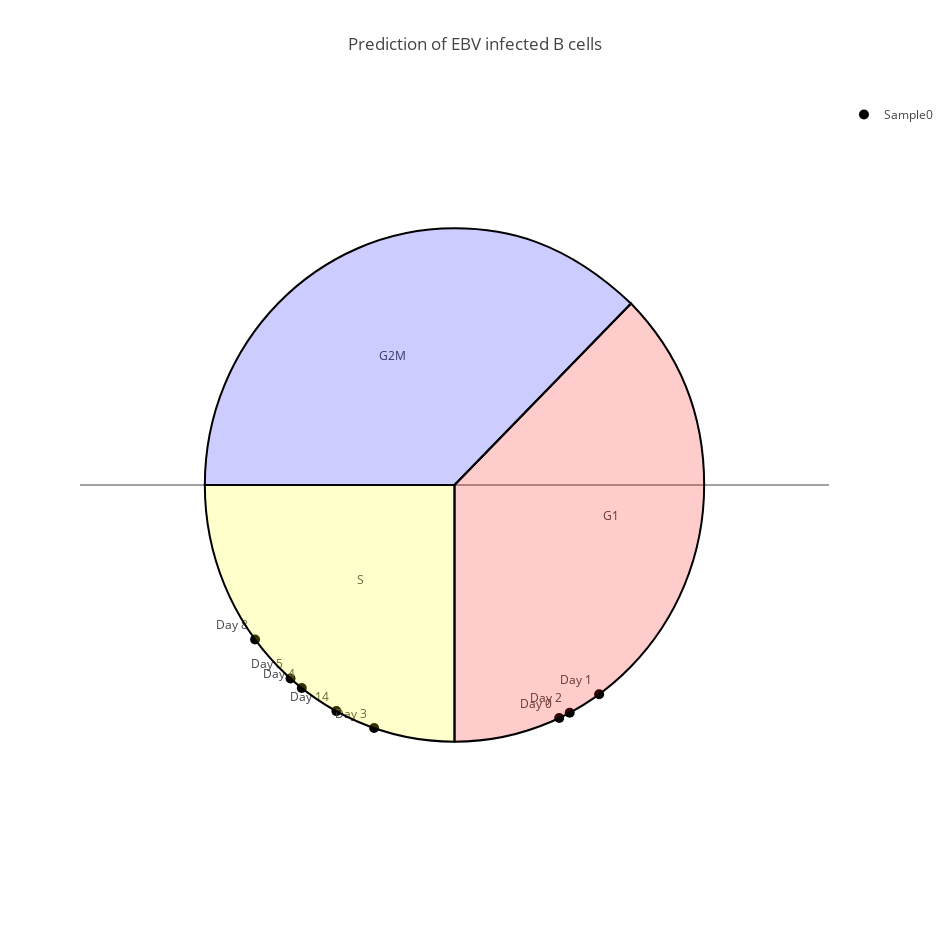

Here is the notebook cell this chart was saved with:
### Code cell
iplot(helper.get_prediction_plot(avg_g1, avg_s, avg_g2m, t="pie", xaxis=[0, 1, 2, 3, 4, 5, 8, 14], xaxislbl="Day", title="Prediction of EBV infected B cells", width=950,height=950))

### Figure 1 — Plotly figure (JSON) as saved in the notebook; plotly's stock layout.template omitted (floating-point values rounded to 4 significant figures)
{"data": [{"marker": {"color": "black", "size": 10, "symbol": "circle"}, "mode": "markers+text", "name": "Sample0", "text": ["Day 0", "Day 1", "Day 2", "Day 3", "Day 4", "Day 5", "Day 8", "Day 14"], "textfont": {"size": 12}, "textposition": "top left", "type": "scatter", "x": [0.4194, 0.5793, 0.4614, -0.3219, -0.6118, -0.6568, -0.7987, -0.4732], "y": [-0.9078, -0.8151, -0.8872, -0.9468, -0.791, -0.7541, -0.6017, -0.881]}, {"hoverinfo": "none", "mode": "text", "showlegend": false, "text": ["G1", "G2M", "S"], "type": "scatter", "x": [0.625, -0.25, -0.375], "y": [-0.125, 0.5, -0.375]}], "layout": {"height": 950, "shapes": [{"fillcolor": "rgba(255,0,0,0.2)", "path": " M 0,0 L0,-1 C 0.552,-1 1,-0.552 1,0 C 1,0.15 0.972,0.442 0.707,0.707 Z", "type": "path"}, {"fillcolor": "rgba(255,255,0,0.2)", "path": " M 0,0 L-1,0 C -1,-0.552 -0.552,-1 0,-1 Z", "type": "path"}, {"fillcolor": "rgba(0,0,255,0.2)", "path": " M 0,0 L0.707,0.707 C 0.442,0.952 0.205,1 0,1 C -0.552,1 -1,0.552 -1,0 Z", "type": "path"}], "title": "Prediction of EBV infected B cells", "width": 950, "xaxis": {"range": [-1.5, 1.5], "showgrid": false, "showline": false, "showticklabels": false, "zeroline": false}, "yaxis": {"range": [-1.5, 1.5], "showgrid": false, "showline": false, "showticklabels": false}}}
